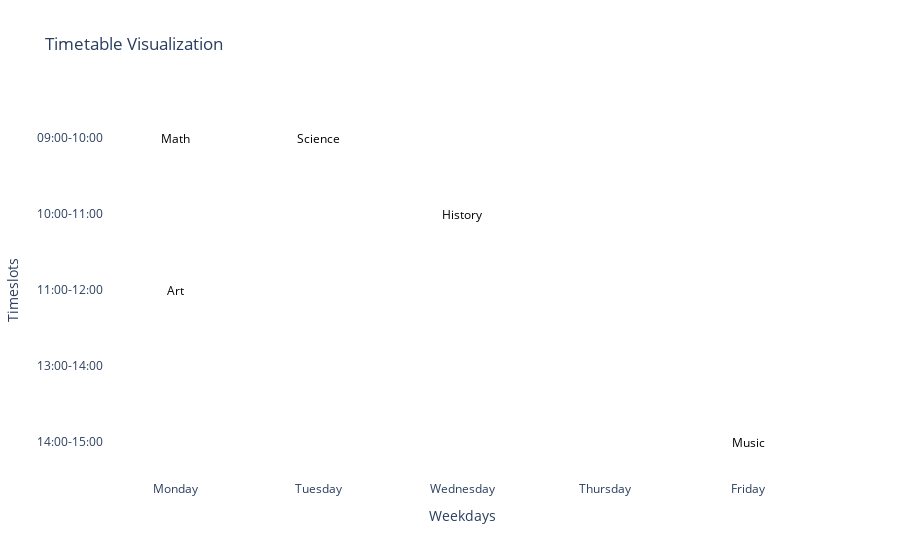

This figure's notebook cell:
### Code cell
import plotly.graph_objects as go
import numpy as np

# Sample data structure
rooms = ['Room A', 'Room B', 'Room C']
timeslots = ['09:00-10:00', '10:00-11:00', '11:00-12:00', '13:00-14:00', '14:00-15:00']
weekdays = ['Monday', 'Tuesday', 'Wednesday', 'Thursday', 'Friday']
courses = ['Math', 'Science', 'History', 'Art', 'Music']
lecturers = ['Dr. Smith', 'Prof. Johnson', 'Dr. Brown', 'Prof. Clark', 'Dr. White']

# Sample timetable chromosome where each cell contains (course, room, lecturer)
chromosome = np.empty((len(timeslots), len(weekdays)), dtype=object)

chromosome[0, 0] = (courses[0], rooms[0], lecturers[0])
chromosome[0, 1] = (courses[1], rooms[1], lecturers[1])
chromosome[1, 2] = (courses[2], rooms[2], lecturers[2])
chromosome[2, 0] = (courses[3], rooms[0], lecturers[3])
chromosome[4, 4] = (courses[4], rooms[1], lecturers[4])

# Create hovertext for each cell (course, room, lecturer)
hovertext = np.empty(chromosome.shape, dtype=object)
for i in range(chromosome.shape[0]):
    for j in range(chromosome.shape[1]):
        if chromosome[i, j] is not None:
            course, room, lecturer = chromosome[i, j]
            hovertext[i, j] = f"Course: {course}<br>Room: {room}<br>Lecturer: {lecturer}"
        else:
            hovertext[i, j] = ""

# Display timetable as table using heatmap
fig = go.Figure(data=go.Heatmap(
    z=np.zeros(chromosome.shape),  # Placeholder for heatmap color
    x=weekdays,
    y=timeslots,
    text=hovertext,
    hoverinfo="text",
    showscale=False,
    colorscale=[[0, 'rgba(0,0,0,0)'], [1, 'rgba(0,0,0,0)']]  # Transparent color
))

# Add course annotations
for i in range(chromosome.shape[0]):
    for j in range(chromosome.shape[1]):
        if chromosome[i, j] is not None:
            course, room, lecturer = chromosome[i, j]
            fig.add_annotation(
                x=weekdays[j],
                y=timeslots[i],
                text=course,
                showarrow=False,
                font=dict(color="black"),
                xref="x",
                yref="y",
                xanchor="center",
                yanchor="middle"
            )

# Customize layout
fig.update_layout(
    title="Timetable Visualization",
    xaxis_title="Weekdays",
    yaxis_title="Timeslots",
    xaxis=dict(tickmode='array', tickvals=weekdays),
    yaxis=dict(tickmode='array', tickvals=timeslots, autorange="reversed"),  # Reverse to make early times at the top
    plot_bgcolor="white"
)

# Display the interactive timetable
fig.show()

### Figure 1 — Plotly figure (JSON) as saved in the notebook; plotly's stock layout.template omitted (floating-point values rounded to 4 significant figures)
{"data": [{"colorscale": [[0, "rgba(0,0,0,0)"], [1, "rgba(0,0,0,0)"]], "hoverinfo": "text", "showscale": false, "text": [["Course: Math<br>Room: Room A<br>Lecturer: Dr. Smith", "Course: Science<br>Room: Room B<br>Lecturer: Prof. Johnson", "", "", ""], ["", "", "Course: History<br>Room: Room C<br>Lecturer: Dr. Brown", "", ""], ["Course: Art<br>Room: Room A<br>Lecturer: Prof. Clark", "", "", "", ""], ["", "", "", "", ""], ["", "", "", "", "Course: Music<br>Room: Room B<br>Lecturer: Dr. White"]], "type": "heatmap", "x": ["Monday", "Tuesday", "Wednesday", "Thursday", "Friday"], "y": ["09:00-10:00", "10:00-11:00", "11:00-12:00", "13:00-14:00", "14:00-15:00"], "z": [[0, 0, 0, 0, 0], [0, 0, 0, 0, 0], [0, 0, 0, 0, 0], [0, 0, 0, 0, 0], [0, 0, 0, 0, 0]]}], "layout": {"annotations": [{"font": {"color": "black"}, "showarrow": false, "text": "Math", "x": "Monday", "xanchor": "center", "xref": "x", "y": "09:00-10:00", "yanchor": "middle", "yref": "y"}, {"font": {"color": "black"}, "showarrow": false, "text": "Science", "x": "Tuesday", "xanchor": "center", "xref": "x", "y": "09:00-10:00", "yanchor": "middle", "yref": "y"}, {"font": {"color": "black"}, "showarrow": false, "text": "History", "x": "Wednesday", "xanchor": "center", "xref": "x", "y": "10:00-11:00", "yanchor": "middle", "yref": "y"}, {"font": {"color": "black"}, "showarrow": false, "text": "Art", "x": "Monday", "xanchor": "center", "xref": "x", "y": "11:00-12:00", "yanchor": "middle", "yref": "y"}, {"font": {"color": "black"}, "showarrow": false, "text": "Music", "x": "Friday", "xanchor": "center", "xref": "x", "y": "14:00-15:00", "yanchor": "middle", "yref": "y"}], "plot_bgcolor": "white", "title": {"text": "Timetable Visualization"}, "xaxis": {"tickmode": "array", "tickvals": ["Monday", "Tuesday", "Wednesday", "Thursday", "Friday"], "title": {"text": "Weekdays"}}, "yaxis": {"autorange": "reversed", "tickmode": "array", "tickvals": ["09:00-10:00", "10:00-11:00", "11:00-12:00", "13:00-14:00", "14:00-15:00"], "title": {"text": "Timeslots"}}}}
